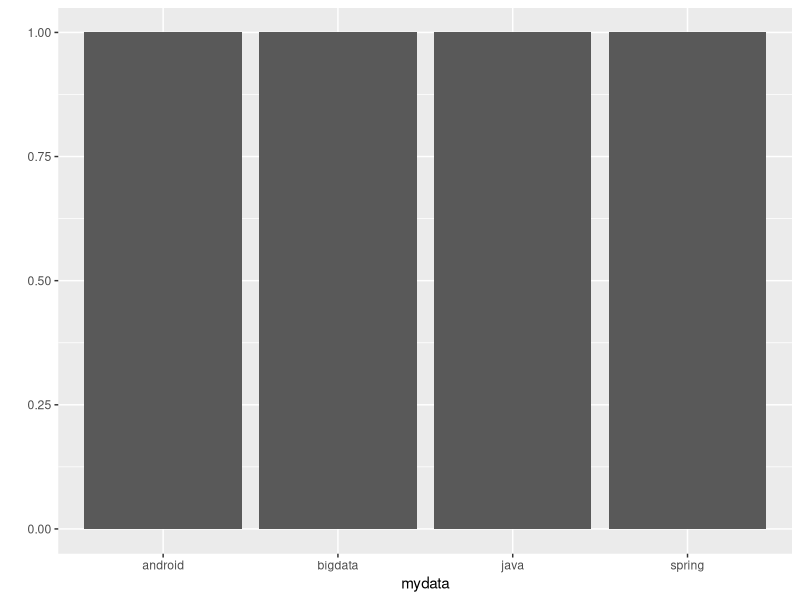
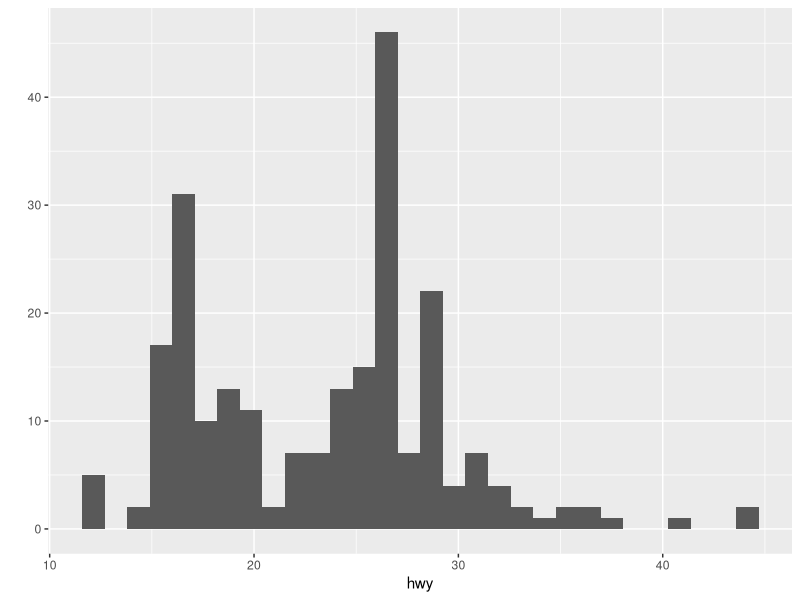
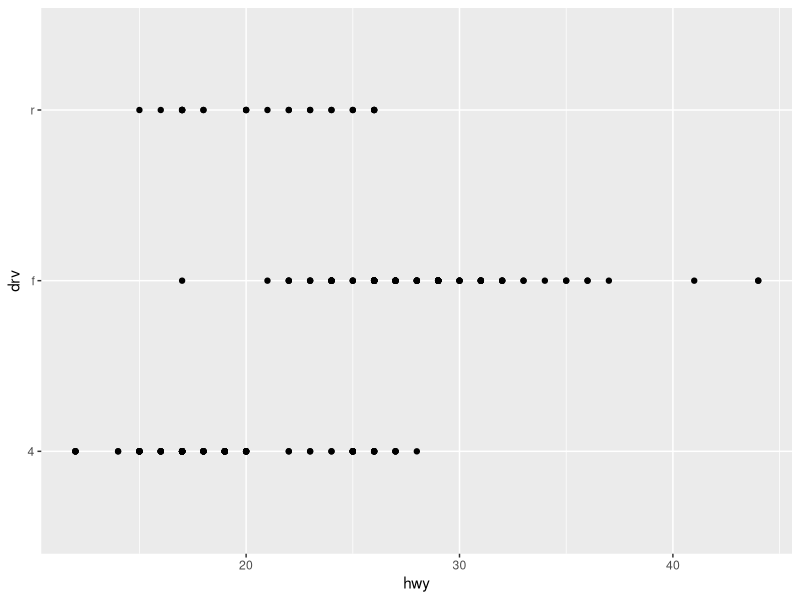
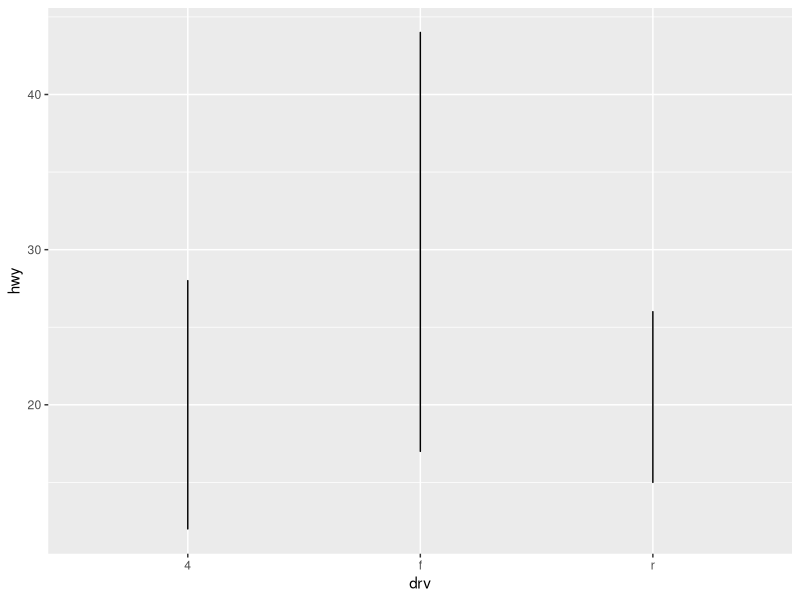
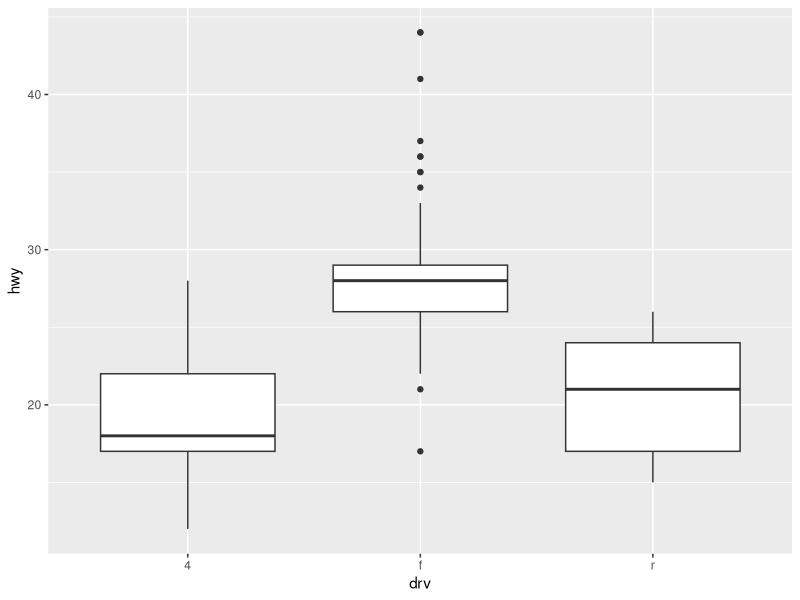
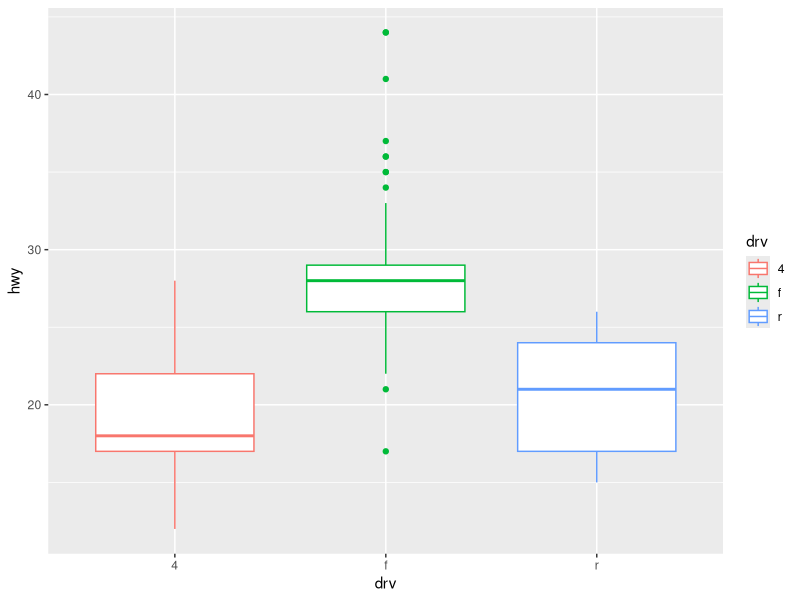

Write the R code that produced these figures, in order.
install.packages("ggplot2")
library("ggplot2")
mydata <- c("java","spring","bigdata","android")
qplot(mydata)
qplot(data=mpg, x=hwy)
qplot(data=mpg, x=hwy, y=drv)
qplot(data=mpg, x=drv, y=hwy,geom="line")
qplot(data=mpg, x=drv, y=hwy,geom="boxplot")
qplot(data=mpg, x=drv, y=hwy,geom="boxplot", colour=drv)
